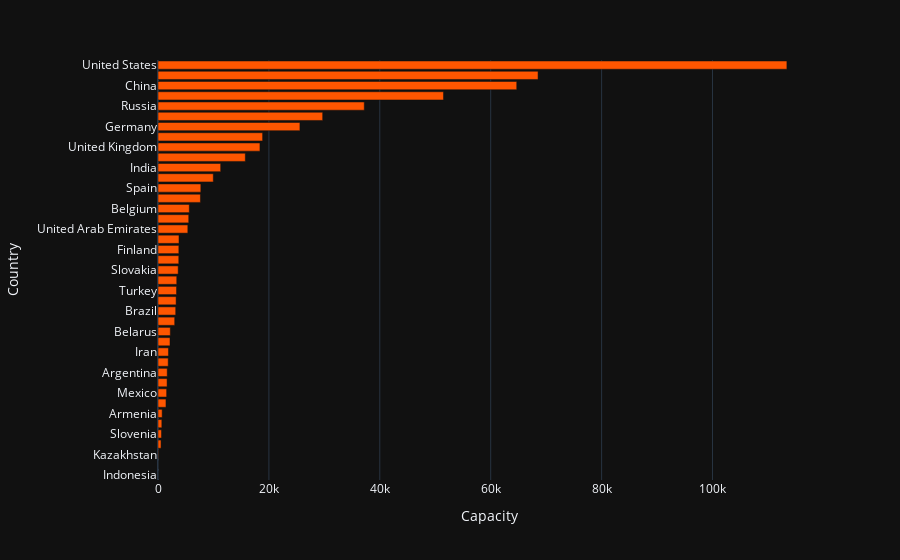

Write notebook code for a chart like this one.
### Code cell
px.bar(country_power,y ="Country" , x ="Capacity",
           template='plotly_dark',color_discrete_sequence=colorscales2)

### Figure 1 — Plotly figure (JSON) as saved in the notebook; plotly's stock layout.template omitted (floating-point values rounded to 4 significant figures)
{"data": [{"alignmentgroup": "True", "hovertemplate": "Capacity=%{x}<br>Country=%{y}<extra></extra>", "legendgroup": "", "marker": {"color": "#ff5600", "pattern": {"shape": ""}}, "name": "", "offsetgroup": "", "orientation": "h", "showlegend": false, "textposition": "auto", "type": "bar", "x": [0, 0, 52, 549, 632, 692, 751, 1437, 1557, 1638, 1665, 1842, 1889, 2160, 2220, 3012, 3194, 3265, 3342, 3381, 3643, 3750, 3760, 3784, 5380, 5544, 5644, 7652, 7724, 9972, 11304, 15746, 18383, 18865, 25593, 29697, 37198, 51484, 64693, 68538, 113413], "xaxis": "x", "y": ["Indonesia", "Egypt", "Kazakhstan", "Netherlands", "Slovenia", "Austria", "Armenia", "Italy", "Mexico", "Hungary", "Argentina", "South Africa", "Iran", "Bangladesh", "Belarus", "Switzerland", "Brazil", "Romania", "Turkey", "Pakistan", "Slovakia", "Lithuania", "Finland", "Czechia", "United Arab Emirates", "Bulgaria", "Belgium", "Taiwan", "Spain", "Sweden", "India", "Canada", "United Kingdom", "Ukraine", "Germany", "South Korea", "Russia", "Japan", "China", "France", "United States"], "yaxis": "y"}], "layout": {"barmode": "relative", "legend": {"tracegroupgap": 0}, "margin": {"t": 60}, "xaxis": {"anchor": "y", "domain": [0, 1], "title": {"text": "Capacity"}}, "yaxis": {"anchor": "x", "domain": [0, 1], "title": {"text": "Country"}}}}
